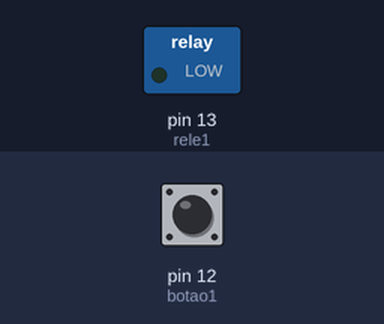
Recording of a sketch running on a simulated Arduino Uno, built with avr-gcc and run on an emulated ATmega328P. On the bench: switched loads named in the sketch (green lamp = pin HIGH). Inputs (shaded band) come from the test bench; at power-on: pin 12 (botao1) LOW.

Above: at 1.2 s.
1.3 s: pin 12 (botao1) pulled HIGH for 0.15 s
At 1.37 s:
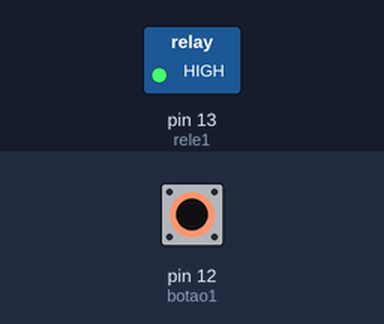
2.9 s: pin 12 (botao1) pulled HIGH for 3.2 s
At 6.9 s:
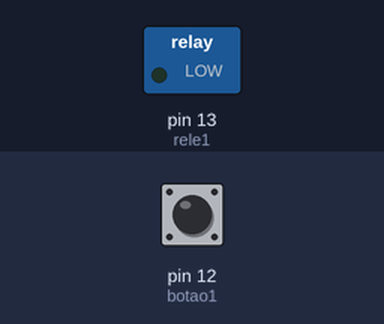
Timing chart, 0 to 8.4 s (numbered marks = the images above; inputs shaded):
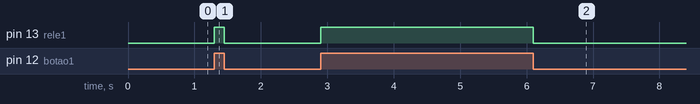

The sketch:

ativar-rele.ino.ino
```cpp
/* Simples demostracao de ativacao de rele */

// indica que o rele1 eh ativado na porta 13
int rele1 = 13;
// indica que o botao1 eh conectado a porta 12
int botao1 = 12;

void setup() {
  pinMode(rele1, OUTPUT);
  pinMode(botao1, INPUT);


}

void loop() {
  //verifica o estado do pino do botao, deve estar no gnd ou 5v
  if(digitalRead(botao1)==HIGH){
  	// desliga
    digitalWrite(rele1, HIGH);
  }else{
  	// liga
    digitalWrite(rele1, LOW);
  }
}
```

Measured:
- after the input at 1.3 s, pin 13 (rele1): LOW → HIGH at once, → LOW 0.15 s later
- after the input at 2.9 s, pin 13 (rele1): LOW → HIGH at once, → LOW 3.2 s later
